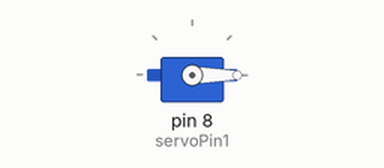
Bench run of a sketch on a simulated Arduino Uno, built with avr-gcc and run on an emulated ATmega328P. Shown: servo.

Above: at 0.05 s.
At 10.0 s:
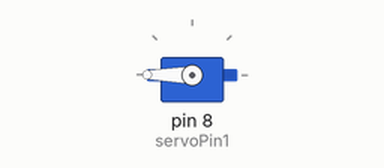
Timing chart, 0 to 13.0 s (numbered marks = the images above):
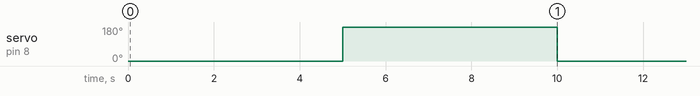

The sketch:

test_motor.ino
```cpp
#include <Servo.h>
Servo servo1;

int servoPin1 = 8;

void setup() {
  // put your setup code here, to run once:
servo1.attach(servoPin1);
}
void loop() {
  // put your main code here, to run repeatedly:
servo1.write(0);
delay(5000);
servo1.write(180);
delay(5000);
}
```

Measured:
- by itself, servo on pin 8 (servoPin1): alternates 180° for 5.0 s and 0° for 5.0 s
